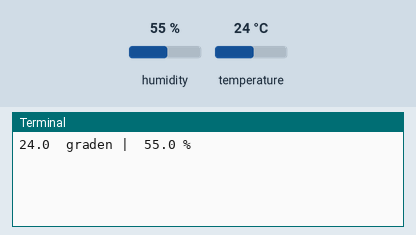
The program below on a simulated Raspberry Pi (BCM pin numbers). Parts: the last lines printed to the terminal. The inputs (shaded band) are chosen by the test bench; at power-on: humidity 55 %, temperature 24 °C.

Above: at 1.2 s.
1.3 s: humidity set to 22 %
At 2.6 s:
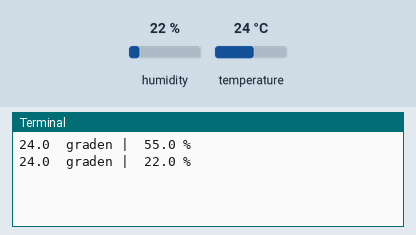
3.4 s: temperature set to 12 °C
At 4.7 s:
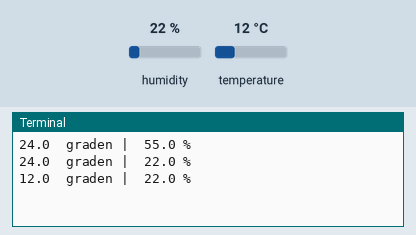
5.5 s: humidity set to 40 %
At 7.6 s:
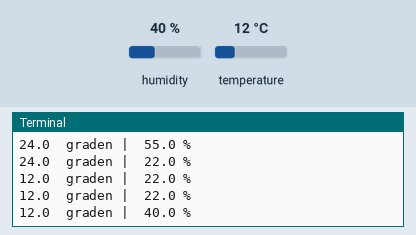
Timing chart, 0 to 9.1 s (numbered marks = the images above; inputs shaded):
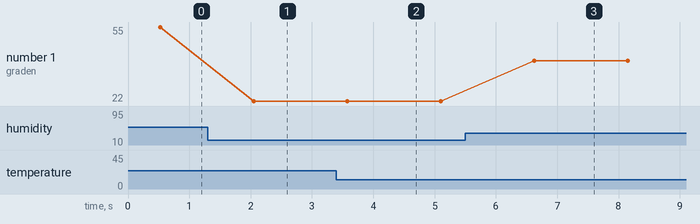

Measured:
- after the input at 1.3 s, the terminal: prints a new line after 0.75 s (image 1)
- after the input at 3.4 s, the terminal: prints a new line after 0.18 s (image 2)
- after the input at 5.5 s, the terminal: prints a new line after 1.1 s (image 3)
- plotted number 1: 55 → 22 after the input at 1.3 s, 22 → 40 after the input at 5.5 s

The program:

dht22.py
```python
#Libraries
import Adafruit_DHT as dht
from time import sleep
#Set DATA pin
DHT = 4
while True:
    #Read Temp and Hum from DHT22
    h,t = dht.read(dht.DHT22, DHT)
    #Print Temperature and Humidity on Shell window
    print t, ' graden | ', h, '%'
    sleep(1)
```
